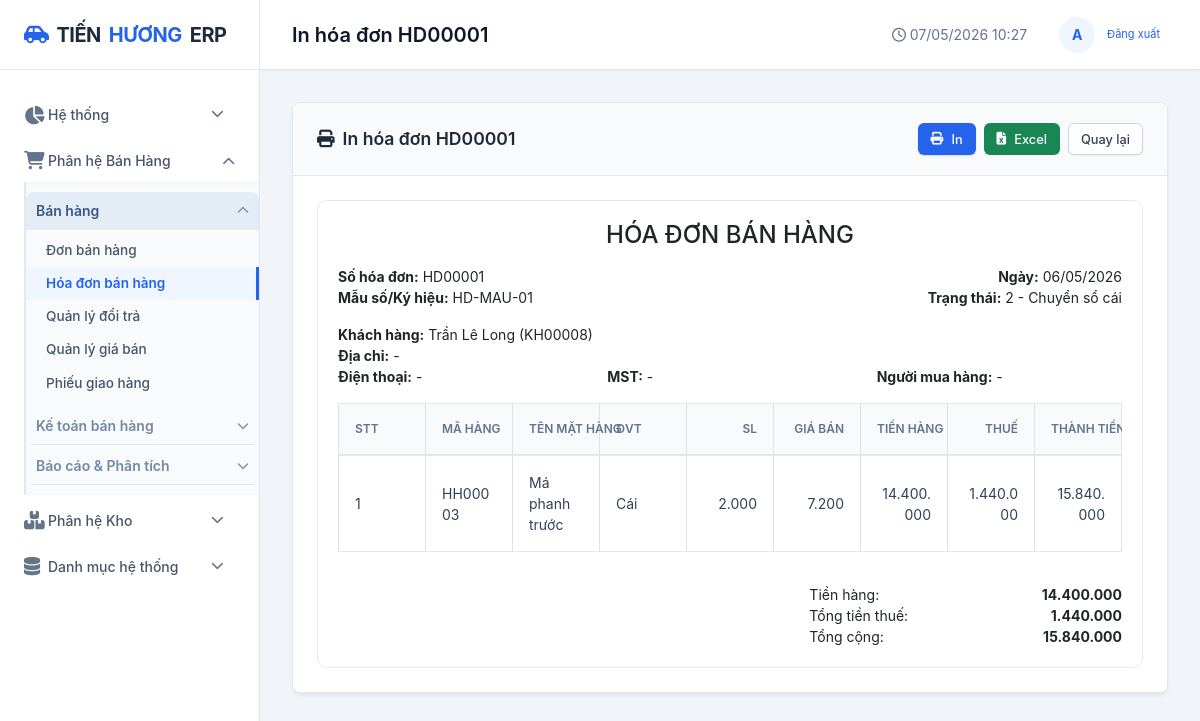
Page /ban-hang/hoa-don/80/in/ on the committed database.
### apps/ban_hang/models.py (models this page shows, shortened)
class HoaDonBan(AccountingPeriodLockMixin, models.Model):
    accounting_period_date_field = 'ngay_hach_toan'
    accounting_period_label = 'hóa đơn bán hàng'
    MA_GIAO_DICH = [
        ('1', '1 - Hóa đơn kiêm phiếu xuất bán'),
        ('2', '2 - Hóa đơn'),
    ]
    TRANG_THAI = [
        ('1', '1 - Lập chứng từ'),
        ('2', '2 - Chuyển sổ cái'),
    ]
    ma_giao_dich = models.CharField(max_length=5, choices=MA_GIAO_DICH, default='1', verbose_name='Mã giao dịch')
    so_hoa_don = models.CharField(max_length=30, unique=True, verbose_name='Số hóa đơn')
    ngay_lap = models.DateField(default=datetime.date.today, verbose_name='Ngày lập')
    ngay_hach_toan = models.DateField(default=datetime.date.today, verbose_name='Ngày hạch toán')
    ty_gia = models.DecimalField(max_digits=18, decimal_places=4, default=1, verbose_name='Tỷ giá')
    khach_hang = models.ForeignKey(KhachHang, on_delete=models.PROTECT, verbose_name='Khách hàng')
    ten_kh = models.CharField(max_length=200, blank=True, verbose_name='Tên khách')
    dia_chi = models.CharField(max_length=300, blank=True, verbose_name='Địa chỉ')
    so_dien_thoai = models.CharField(max_length=15, blank=True, verbose_name='Số điện thoại')
    mst = models.CharField(max_length=20, blank=True, verbose_name='MST')
    nguoi_mua_hang = models.CharField(max_length=120, blank=True, verbose_name='Người mua hàng')
    ma_nv_ban_hang = models.CharField(max_length=30, blank=True, verbose_name='Mã nhân viên bán hàng')
    tk_no = models.CharField(max_length=20, default='131', verbose_name='TK nợ')
    tk_co = models.CharField(max_length=20, default='511', verbose_name='TK có đối ứng')
    dien_giai = models.TextField(blank=True, verbose_name='Diễn giải')
    trang_thai = models.CharField(max_length=20, choices=TRANG_THAI, default='1', verbose_name='Trạng thái')
    don_ban = models.ForeignKey(DonBan, on_delete=models.SET_NULL, null=True, blank=True, related_name='hoa_don_lien_ket', verbose_name='Đơn bán liên kết')
    tong_so_luong = models.DecimalField(max_digits=18, decimal_places=2, default=0, verbose_name='Tổng số lượng')
    tong_chiet_khau = models.DecimalField(max_digits=18, decimal_places=0, default=0, verbose_name='Tổng chiết khấu')
    tien_hang = models.DecimalField(max_digits=18, decimal_places=0, default=0, verbose_name='Tiền hàng')
    tong_tien_thue = models.DecimalField(max_digits=18, decimal_places=0, default=0, verbose_name='Tổng tiền thuế')
    tong_cong = models.DecimalField(max_digits=18, decimal_places=0, default=0, verbose_name='Tổng cộng')
    da_thu = models.DecimalField(max_digits=18, decimal_places=0, default=0, verbose_name='Đã thu')
    con_no = models.DecimalField(max_digits=18, decimal_places=0, default=0, verbose_name='Còn nợ')
    nguoi_tao = models.ForeignKey(User, on_delete=models.SET_NULL, null=True, blank=True, related_name='hoa_don_ban_tao')
    ngay_tao = models.DateTimeField(auto_now_add=True)
    class Meta:
        db_table = 'ban_hang_hoadonban'
        verbose_name = 'Hóa đơn bán hàng'
        verbose_name_plural = 'Hóa đơn bán hàng'
        ordering = ['-ngay_lap', '-id']

class HoaDonBan_CT(models.Model):
    hoa_don = models.ForeignKey(HoaDonBan, on_delete=models.CASCADE, related_name='chi_tiet', verbose_name='Hóa đơn')
    hang_hoa = models.ForeignKey(HangHoa, on_delete=models.PROTECT, verbose_name='Mã hàng')
    kho = models.ForeignKey(Kho, on_delete=models.PROTECT, verbose_name='Mã kho')
    so_luong = models.DecimalField(max_digits=18, decimal_places=2, default=0, verbose_name='Số lượng')
    gia_ban = models.DecimalField(max_digits=18, decimal_places=0, default=0, verbose_name='Giá bán')
    ty_le_chiet_khau = models.DecimalField(max_digits=5, decimal_places=2, default=0, verbose_name='Tỷ lệ chiết khấu (%)')
    thue_suat = models.DecimalField(max_digits=5, decimal_places=2, default=10, verbose_name='Thuế suất (%)')
    tk_thue = models.CharField(max_length=20, blank=True, verbose_name='TK thuế')
    tk_vat_tu = models.CharField(max_length=20, blank=True, verbose_name='TK vật tư')
    tk_gia_von = models.CharField(max_length=20, blank=True, verbose_name='TK giá vốn')
    tk_doanh_thu = models.CharField(max_length=20, blank=True, verbose_name='TK doanh thu')
    tk_kho = models.CharField(max_length=20, default='156', blank=True, verbose_name='TK kho (TK có xuất kho)')
    tien_chiet_khau = models.DecimalField(max_digits=18, decimal_places=0, default=0)
    tien_hang = models.DecimalField(max_digits=18, decimal_places=0, default=0)
    tien_thue = models.DecimalField(max_digits=18, decimal_places=0, default=0)
    thanh_tien = models.DecimalField(max_digits=18, decimal_places=0, default=0)
    class Meta:
        db_table = 'ban_hang_hoadonban_ct'
        verbose_name = 'Chi tiết hóa đơn bán hàng'

### apps/danh_muc/models.py (models this page shows, shortened)
class KhachHang(models.Model):
    LOAI_KH = [
        ("1", "Cá nhân"),
        ("2", "Doanh nghiệp"),
        ("3", "Khác"),
    ]
    ma_kh = models.CharField(max_length=20, unique=True, verbose_name="Mã khách hàng")
    ten_kh = models.CharField(max_length=200, verbose_name="Tên khách hàng")
    la_khach_hang = models.BooleanField(default=True, verbose_name="Khách hàng")
    la_nha_cung_cap = models.BooleanField(default=False, verbose_name="Nhà cung cấp")
    la_nhan_vien = models.BooleanField(default=False, verbose_name="Nhân viên bán hàng")
    loai_kh = models.CharField(max_length=20, choices=LOAI_KH, default="1", verbose_name="Loại khách hàng")
    ma_so_thue = models.CharField(max_length=20, blank=True, verbose_name="Mã số thuế")
    dia_chi = models.CharField(max_length=300, blank=True, verbose_name="Địa chỉ")
    so_dien_thoai = models.CharField(max_length=15, verbose_name="Số điện thoại")
    email = models.EmailField(blank=True, verbose_name="Email")
    han_muc_cong_no = models.DecimalField(max_digits=18, decimal_places=0, default=0, verbose_name="Hạn mức công nợ")
    so_ngay_no_max = models.IntegerField(default=0, verbose_name="Số ngày nợ tối đa")
    chiet_khau_mac_dinh = models.DecimalField(max_digits=5, decimal_places=2, default=0, verbose_name="Chiết khấu mặc định (%)")
    ghi_chu = models.TextField(blank=True, verbose_name="Ghi chú")
    trang_thai = models.BooleanField(default=True, verbose_name="Trạng thái")
    ngay_tao = models.DateTimeField(auto_now_add=True)
    nhom_kh = models.ForeignKey(
        NhomKhachHang,
        on_delete=models.SET_NULL,
        null=True,
        blank=True,
        verbose_name="Nhóm khách hàng",
    )
    class Meta:
        db_table = "danh_muc_khachhang"
        verbose_name = "Khách hàng"
        verbose_name_plural = "Danh sách khách hàng"
        ordering = ["ma_kh"]

class HangHoa(models.Model):
    TRANG_THAI = [
        ("dang_ban", "Đang bán"),
        ("ngung_ban", "Ngừng bán"),
    ]
    LOAI_O = [
        ("nho", "Nhỏ"),
        ("vua", "Vừa"),
        ("lon", "Lớn"),
        ("nang", "Nặng"),
        ("cong_kenh", "Cồng kềnh"),
    ]
    LOAI_LUU_TRU = [
        ("cai", "Cái"),
        ("hop", "Hộp"),
        ("khay", "Khay"),
        ("thung", "Thùng"),
        ("kien", "Kiện"),
        ("pack", "Pack"),
    ]
    ma_hang = models.CharField(max_length=20, unique=True, verbose_name="Mã hàng")
    ten_hang = models.CharField(max_length=200, verbose_name="Tên hàng hóa")
    xe_tuong_thich = models.CharField(max_length=500, blank=True, verbose_name="Xe tương thích")
    ton_toi_thieu = models.IntegerField(default=0, verbose_name="Tồn tối thiểu")
    ton_toi_da = models.IntegerField(default=0, verbose_name="Tồn tối đa")
    dai_cm = models.DecimalField(max_digits=10, decimal_places=2, default=0, verbose_name="Dài (cm)")
    rong_cm = models.DecimalField(max_digits=10, decimal_places=2, default=0, verbose_name="Rộng (cm)")
    cao_cm = models.DecimalField(max_digits=10, decimal_places=2, default=0, verbose_name="Cao (cm)")
    khoi_luong_kg = models.DecimalField(max_digits=10, decimal_places=3, default=0, verbose_name="Khối lượng (kg)")
    muc_chiem_cho = models.PositiveSmallIntegerField(
        default=1,
        validators=[MinValueValidator(1), MaxValueValidator(50)],
        verbose_name="Mức chiếm chỗ (1-50)",
    )
    loai_o_phu_hop = models.CharField(max_length=20, choices=LOAI_O, default="vua", verbose_name="Loại ô phù hợp")
    loai_luu_tru = models.CharField(max_length=20, choices=LOAI_LUU_TRU, default="cai", verbose_name="Loại lưu trữ")
    co_the_xep_chong = models.BooleanField(default=True, verbose_name="Có thể xếp chồng")
    so_luong_toi_da_moi_o = models.IntegerField(default=10, verbose_name="Số lượng tối đa mỗi ô")
    nha_cung_cap = models.ForeignKey(
        NhaCungCap,
        on_delete=models.SET_NULL,
        null=True,
        blank=True,
        verbose_name="Nhà cung cấp chính",
    )
    quy_cach_dong_goi = models.CharField(max_length=120, blank=True, verbose_name="Quy cách đóng gói")
    trang_thai = models.CharField(max_length=20, choices=TRANG_THAI, default="dang_ban", verbose_name="Trạng thái")
    ghi_chu = models.TextField(blank=True, verbose_name="Ghi chú")
    ngay_tao = models.DateTimeField(auto_now_add=True)
    nhom_hang = models.ForeignKey(NhomHang, on_delete=models.SET_NULL, null=True, blank=True, verbose_name="Nhóm hàng")
    thuong_hieu = models.ForeignKey(ThuongHieu, on_delete=models.SET_NULL, null=True, blank=True, verbose_name="Thương hiệu")
    don_vi_tinh = models.ForeignKey(DonViTinh, on_delete=models.SET_NULL, null=True, blank=True, verbose_name="Đơn vị tính")
    class Meta:
        db_table = "core_hanghoa"
        verbose_name = "Hàng hóa"
        verbose_name_plural = "Danh sách hàng hóa"
        ordering = ["ma_hang"]
        constraints = [
            models.CheckConstraint(
                name="hanghoa_muc_chiem_cho_1_50",
                condition=models.Q(muc_chiem_cho__gte=1, muc_chiem_cho__lte=50),
            ),
        ]

class DonViTinh(models.Model):
    ten = models.CharField(max_length=50, unique=True, verbose_name="Đơn vị tính")
    class Meta:
        db_table = "core_donvitinh"
        verbose_name = "Đơn vị tính"

### apps/ban_hang/views.py (the view, shortened to what this page needs)
# urls.py: path('hoa-don/<int:pk>/in/', views.hoa_don_ban_in, name='hoa_don_ban_in'),
def hoa_don_ban_in(request, pk):
    hoa_don = get_object_or_404(HoaDonBan.objects.select_related('khach_hang', 'don_ban'), pk=pk)
    chi_tiet = hoa_don.chi_tiet.select_related('hang_hoa', 'kho')
    return render(request, 'ban_hang/hoa_don_ban_print.html', {
        'hoa_don': hoa_don,
        'chi_tiet': chi_tiet,
        'page_title': f'In hóa đơn {hoa_don.so_hoa_don}',
        'active_menu': 'hoa_don_ban',
    })

### templates/ban_hang/hoa_don_ban_print.html (shortened to what this page needs)
{% extends 'base.html' %}
{% load money_filters %}
{% block content %}
<div class="card">
    <div class="card-header">
        <div class="card-title"><i class="fas fa-print"></i> In hóa đơn {{ hoa_don.so_hoa_don }}</div>
        <div class="d-flex gap-2">
            <button type="button" class="btn btn-primary btn-sm" onclick="window.print()"><i class="fas fa-print"></i> In</button>
            <a href="{% url 'hoa_don_ban_in' hoa_don.pk %}?format=excel" class="btn btn-success btn-sm"><i class="fas fa-file-excel"></i> Excel</a>
            <a href="{% url 'hoa_don_ban_detail' hoa_don.pk %}" class="btn btn-secondary btn-sm">Quay lại</a>
        </div>
    </div>
    <div class="card-body">
        <div class="print-wrap">
            <h4 class="text-center mb-3">HÓA ĐƠN BÁN HÀNG</h4>
            <div class="row mb-3">
                <div class="col-6"><strong>Số hóa đơn:</strong> {{ hoa_don.so_hoa_don }}</div>
                <div class="col-6 text-end"><strong>Ngày:</strong> {{ hoa_don.ngay_lap|date:"d/m/Y" }}</div>
                <div class="col-6"><strong>Mẫu số/Ký hiệu:</strong> HD-MAU-01</div>
                <div class="col-6 text-end"><strong>Trạng thái:</strong> {{ hoa_don.get_trang_thai_display }}</div>
            </div>
            <div class="row mb-3">
                <div class="col-12"><strong>Khách hàng:</strong> {{ hoa_don.ten_kh }} ({{ hoa_don.khach_hang.ma_kh }})</div>
                <div class="col-12"><strong>Địa chỉ:</strong> {{ hoa_don.dia_chi|default:'-' }}</div>
                <div class="col-4"><strong>Điện thoại:</strong> {{ hoa_don.so_dien_thoai|default:'-' }}</div>
                <div class="col-4"><strong>MST:</strong> {{ hoa_don.mst|default:'-' }}</div>
                <div class="col-4"><strong>Người mua hàng:</strong> {{ hoa_don.nguoi_mua_hang|default:'-' }}</div>
            </div>
            <div class="table-responsive">
                <table class="table table-bordered">
                    <thead>
                        <tr>
                            <th>STT</th>
                            <th class="print-hide-col">Mã hàng</th>
                            <th>Tên mặt hàng</th>
                            <th>ĐVT</th>
                            <th class="text-end">SL</th>
                            <th class="text-end">Giá bán</th>
                            <th class="text-end">Tiền hàng</th>
                            <th class="text-end">Thuế</th>
                            <th class="text-end">Thành tiền</th>
                        </tr>
                    </thead>
                    <tbody>
                        {% for ct in chi_tiet %}
                        <tr>
                            <td>{{ forloop.counter }}</td>
                            <td class="print-hide-col">{{ ct.hang_hoa.ma_hang }}</td>
                            <td>{{ ct.hang_hoa.ten_hang }}</td>
                            <td>{{ ct.hang_hoa.don_vi_tinh.ten|default:'-' }}</td>
                            <td class="text-end">{{ ct.so_luong|floatformat:0|vnd }}</td>
                            <td class="text-end">{{ ct.gia_ban|vnd }}</td>
                            <td class="text-end">{{ ct.tien_hang|vnd }}</td>
                            <td class="text-end">{{ ct.tien_thue|vnd }}</td>
                            <td class="text-end">{{ ct.thanh_tien|vnd }}</td>
                        </tr>
                        {% endfor %}
                    </tbody>
                </table>
            </div>
            <div class="row justify-content-end mt-3">
                <div class="col-5">
                    <div class="d-flex justify-content-between"><span>Tiền hàng:</span><strong>{{ hoa_don.tien_hang|vnd }}</strong></div>
                    <div class="d-flex justify-content-between"><span>Tổng tiền thuế:</span><strong>{{ hoa_don.tong_tien_thue|vnd }}</strong></div>
                    <div class="d-flex justify-content-between"><span>Tổng cộng:</span><strong>{{ hoa_don.tong_cong|vnd }}</strong></div>
                </div>
            </div>
        </div>
    </div>
</div>
{% endblock %}

### rows in the picture
HoaDonBan: so_hoa_don "HD00001", ngay_lap "06/05/2026", trang_thai "2 - Chuyển sổ cái", ten_kh "Trần Lê Long", khach_hang.ma_kh "KH00008", dia_chi "-", so_dien_thoai "-", mst "-", nguoi_mua_hang "-", tien_hang|vnd "14.400.000", tong_tien_thue|vnd "1.440.000", tong_cong|vnd "15.840.000"
HoaDonBan_CT: hang_hoa.ma_hang "HH00003", hang_hoa.ten_hang "Má phanh trước", hang_hoa.don_vi_tinh.ten "Cái", so_luong|vnd "2.000", gia_ban|vnd "7.200", tien_hang|vnd "14.400.000", tien_thue|vnd "1.440.000", thanh_tien|vnd "15.840.000"

### other values in the picture
{{ page_title }} "In hóa đơn HD00001"
{{ user.username|make_list|first|upper|default:"A" }} "A"
